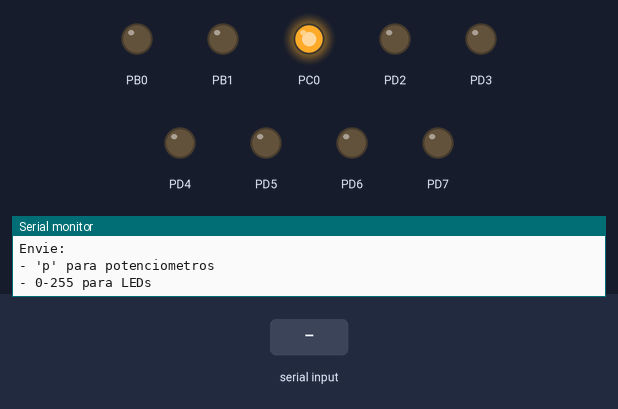
Bench run of a program on a simulated ATmega328P, built with avr-gcc and emulated at 16 MHz. Shown: output pins drawn as LEDs (lit = HIGH), the last lines printed to the serial monitor. The test bench sets the inputs (shaded band).

Above: at 1.2 s.
1.3 s: "p\n" received over Serial
At 2.0 s:
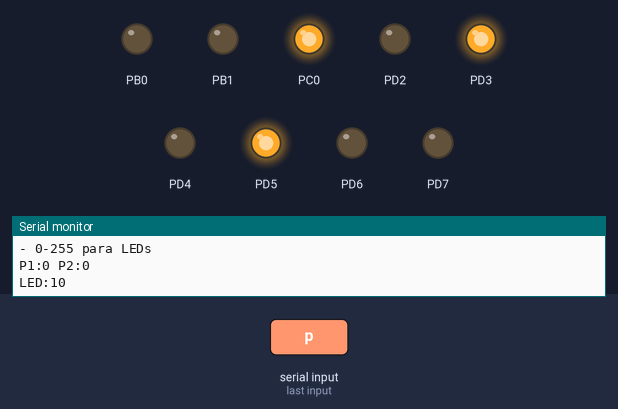
Timing chart, 0 to 4.3 s (numbered marks = the images above; inputs shaded):
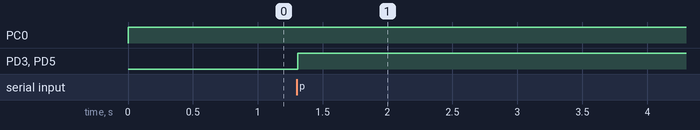

Measured:
- after the input at 1.3 s, PD3, PD5: LOW → HIGH at once

The program:

main.c
```c
#define F_CPU 16000000UL
#include <avr/io.h>
#include <stdint.h>
#include <util/delay.h>
#include "USART./USART.h"
#include "SPI/SPI.h"

void setup(void) {
	// Configurar LEDs
	DDRB |= (1 << DDB0) | (1 << DDB1);
	DDRD |= (1 << DDD2) | (1 << DDD3) | (1 << DDD4) | (1 << DDD5) | (1 << DDD6) | (1 << DDD7);

	// Configurar SS (PC0)
	DDRC |= (1 << DDC0);
	PORTC |= (1 << PORTC0);
}

void refreshLEDs(uint8_t value) {
	PORTB = (PORTB & 0xFC) | ((value >> 6) & 0x03);
	PORTD = (PORTD & 0x03) | ((value << 2) & 0xFC);
}

uint8_t readPots(void) {
	PORTC &= ~(1 << PORTC0); // Activar esclavo (SS bajo)
	_delay_us(10);

	SPI_transmit('p'); // Enviar comando
	uint8_t pot1 = SPI_receive(); // Leer Pot1
	uint8_t pot2 = SPI_receive(); // Leer Pot2

	PORTC |= (1 << PORTC0); // Desactivar esclavo (SS alto)

	// Mostrar valores por UART
	char buffer[32];
	sprintf(buffer, "P1:%d P2:%d\n", pot1, pot2);
	writeTextUART(buffer);

	return pot1;
}

int main(void) {
	setup();

	// Inicializar SPI como MASTER
	SPI_init(SPI_MASTER, SPI_MSB_FIRST, SPI_CLOCK_IDLE_LOW, SPI_SAMPLE_ON_LEADING);

	// Inicializar UART
	initUART9600();

	writeTextUART("Sistema Maestro listo\n");
	writeTextUART("Envie:\n- 'p' para potenciometros\n- 0-255 para LEDs\n");

	while(1) {
		if(UCSR0A & (1 << RXC0)) {
			uint8_t data = UDR0;

			if(data == 'p') {
				readPots();
				} else {
				refreshLEDs(data);

				// Enviar al esclavo
				PORTC &= ~(1 << PORTC0);
				_delay_us(10);
				SPI_transmit(data);
				PORTC |= (1 << PORTC0);

				// Confirmación
				writeTextUART("LED:");
				char num[4];
				itoa(data, num, 10);
				writeTextUART(num);
				writeTextUART("\n");
			}
		}
	}
}
```

SPI.c
```c
/*
 * SPI.c
 *
 * Created: 25/07/2025 05:10:57
 *  Author: Chris Q
 */

#include "SPI.h"

void SPI_init(uint8_t mode, uint8_t data_order, uint8_t clock_polarity, uint8_t clock_phase) {
	if(mode == SPI_MASTER) {
		DDRB |= (1 << DDB3) | (1 << DDB5); // MOSI y SCK como salidas
		SPCR = (1 << SPE) | (1 << MSTR);
		} else {
		DDRB |= (1 << DDB4); // MISO como salida
		SPCR = (1 << SPE);
	}

	if(data_order == SPI_LSB_FIRST) SPCR |= (1 << DORD);
	if(clock_polarity == SPI_CLOCK_IDLE_HIGH) SPCR |= (1 << CPOL);
	if(clock_phase == SPI_SAMPLE_ON_TRAILING) SPCR |= (1 << CPHA);
}

void SPI_enable_interrupt(void) {
	SPCR |= (1 << SPIE);
}

uint8_t SPI_receive(void) {
	return SPDR;
}

void SPI_transmit(uint8_t data) {
	SPDR = data;
	while(!(SPSR & (1 << SPIF)));
}
```

SPI.h
```c
/*
 * SPI.h
 *
 * Created: 25/07/2025 05:11:12
 *  Author: Chris Q
 */

#ifndef SPI_H
#define SPI_H

#include <avr/io.h>
#include <stdint.h>

// Modos de operación
#define SPI_SLAVE 0
#define SPI_MASTER 1

// Orden de bits
#define SPI_MSB_FIRST 0
#define SPI_LSB_FIRST 1

// Polaridad de reloj
#define SPI_CLOCK_IDLE_LOW 0
#define SPI_CLOCK_IDLE_HIGH 1

// Fase de reloj
#define SPI_SAMPLE_ON_LEADING 0
#define SPI_SAMPLE_ON_TRAILING 1

void SPI_init(uint8_t mode, uint8_t data_order, uint8_t clock_polarity, uint8_t clock_phase);
void SPI_enable_interrupt(void);
uint8_t SPI_receive(void);
void SPI_transmit(uint8_t data);

#endif
```

USART.c
```c
/*
 * USART.c
 *
 * Created: 25/07/2025 05:12:41
 *  Author: Chris Q
 */
#include "USART.h"

void initUART9600(void) {
	// Configurar pines
	DDRD |= (1 << DDD1); // TX como salida
	DDRD &= ~(1 << DDD0); // RX como entrada

	// Configurar UART
	UCSR0A = (1 << U2X0); // Modo rápido
	UCSR0B = (1 << RXEN0) | (1 << TXEN0); // Habilitar TX y RX
	UCSR0C = (1 << UCSZ01) | (1 << UCSZ00); // 8 bits de datos

	UBRR0 = 207; // 9600 bauds con U2X0
}

void writeUART(char character) {
	while(!(UCSR0A & (1 << UDRE0)));
	UDR0 = character;
}

void writeTextUART(char* text) {
	for(uint8_t i = 0; text[i] != '\0'; i++) {
		writeUART(text[i]);
	}
}

unsigned char read_UART(void) {
	if(UCSR0A & (1 << RXC0)) {
		return UDR0;
	}
	return 0;
}
```

USART.h
```c
/*
 * USART.h
 *
 * Created: 25/07/2025 05:12:55
 *  Author: Chris Q
 */


#ifndef USART_H
#define USART_H

#include <avr/io.h>
#include <stdint.h>

void initUART9600(void);
void writeUART(char character);
void writeTextUART(char* text);
unsigned char read_UART(void);

#endif
```
